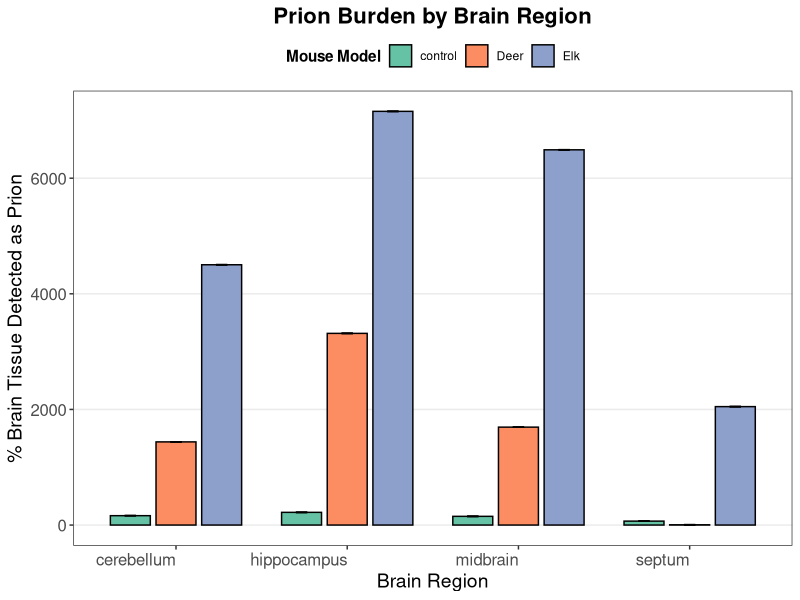

Reproduce this figure in R.
library(tidyverse)


data <- read.csv("prion_pixel_counts.csv")



prion_burden_no_se <- ggplot(data,
       aes(x = Section,
           y = average_plaque_counts,
           fill = Origin)) +
  geom_col(position = position_dodge(width = 0.8),
           color = "black",
           width = 0.7) +
  labs(
    title = "Prion Burden by Brain Region",
    x = "Brain Region",
    y = "% Brain Tissue Detected as Prion",
    fill = "Mouse Model"
  ) +
  scale_fill_brewer(palette = "Set2") +
  theme_bw() +
  theme(
    plot.title = element_text(hjust = 0.5,
                              face = "bold",
                              size = 16),
    axis.title = element_text(size = 14),
    axis.text = element_text(size = 12),
    axis.text.x = element_text(hjust = 1),
    legend.position = "top",
    legend.title = element_text(face = "bold"),
    panel.grid.major.x = element_blank(),
    panel.grid.minor = element_blank()
  )



prion_burden_with_se <- ggplot(data,
       aes(x = Section,
           y = average_plaque_counts,
           fill = Origin)) +
  geom_col(position = position_dodge(width = 0.8),
           color = "black",
           width = 0.7) +
  geom_errorbar(
    aes(
      ymin = average_plaque_counts - se_percents,
      ymax = average_plaque_counts + se_percents
    ),
    position = position_dodge(width = 0.8),
    width = 0.2,
    linewidth = 0.6
  ) +
  labs(
    title = "Prion Burden by Brain Region",
    x = "Brain Region",
    y = "% Brain Tissue Detected as Prion",
    fill = "Mouse Model"
  ) +
  scale_fill_brewer(palette = "Set2") +
  theme_bw() +
  theme(
    plot.title = element_text(hjust = 0.5,
                              face = "bold",
                              size = 16),
    axis.title = element_text(size = 14),
    axis.text = element_text(size = 12),
    axis.text.x = element_text(hjust = 1),
    legend.position = "top",
    legend.title = element_text(face = "bold"),
    panel.grid.major.x = element_blank(),
    panel.grid.minor = element_blank()
  )

ggsave(
  filename = "C:/Users/danie/OneDrive - Colostate/CMB documentation/qCMB_retreat/Fuel_the_Build/Image_Modeling_and_Analysis/Prion_Burden_by_Brain_Region.png",
  plot = prion_burden_with_se,
  width = 8,
  height = 6,
  dpi = 300
)
